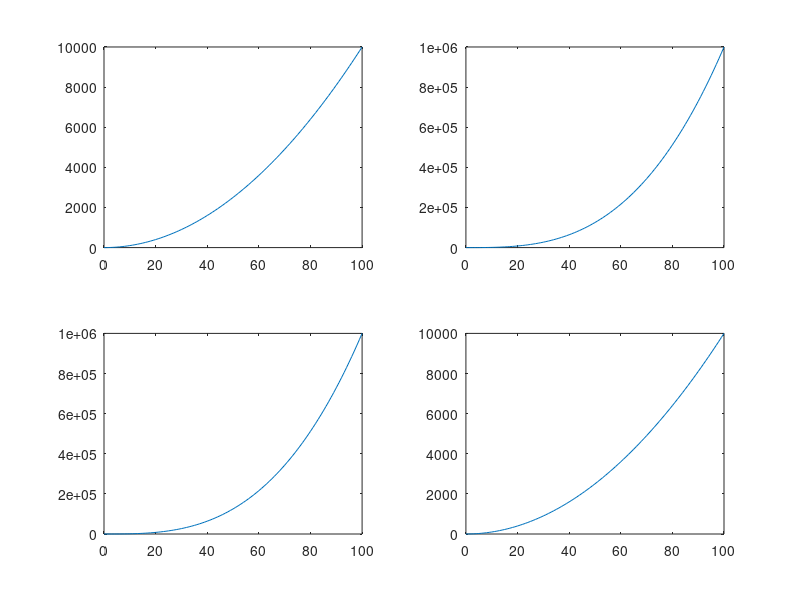

Here is the MATLAB script that generated this plot: (Note: this script raises an error after producing the figure.)
%% Hello World
'Hello World'
% thats a comment

%% Matlab is easy
1 + 1

%% Simple Arithmetics
1/(2+3^2) + (4/5)*(6/7)

%% Predefined Stuff
pi * ans == inf
1+3*i

%% Semicolon
%ends a statement
a = 5.0;

%% Display formats
format short
x = pi
format long 
x
format longe
x

%% who
who
whos

%% User input
x = input('Give me a number ')

%% Useful Commands
%clear all
%clear
%clc
%help help
%help <>
s = 'Matlab is easy'

%% Vectors 
w = [1,2,3,4]  %row vector
v = [1; 2; 3; 4] %column vector
v == w'
x = 0:2:10
v(1:3)
v(3:end)

%% Matrices
A = [1 2 3;4 5 6;7 8 9]
% useful commands
%eye(m,n)
%eye(n)
%zeros(m,n)
%ones(m,n)
%rand(m,n)

%%Basic Matrix operations
B = A([2,1,3],:)
% useful commands
%max()
%min()
%mean()
%size()
%det()
%inv()
%diag

%%Elementwise operations
A * A
A .* A

%%Logical Expressions
%as always

%%find()
index = find(A>7);
A(index)
length(index)

%%Linear equations
A = [1 2 3; 4 5 6 ; 7 8 0];
b = [1;1;1];
format short
%Method 1:
x = A\b

%Method 2: 
x = inv(A)*b

%%Plots
% first simple plot
x = [1 2 3 4 5 6];
y = [3 -1 2 4 5 1];
plot(x,y,'k') %%black line
% adding titles and labels
x = [0:1/10:100]
y = sin(x)
plot(x,y,'r-o')
xlabel('x = 0:2\pi')
ylabel('Sine of x')
title('Sine function')
axis([0,2*pi,-1,1])

%% multiple graphs 
%Method 1:
%just repeating keywords in plot
%Method 2:
%hold on
%plot
%plot
%hold of

%subplots
x = 0:100;
y = x.^2;
yy = x.^3;
subplot(221), plot(x,y)
subplot(222), plot(x,yy)
subplot(223), plot(x,yy)
subplot(224), plot(x,y)

%% Programming in Matlab

%%if else
A = [10, 5, 2, 1];
limit = 5;
if any(A>limit)
    disp('1')
else
    disp('0')
end

%% loops for while works the same
for k = 1:length(A)
    A(k) = NaN
end

%% functions 
%function [outputArg1,outputArg2] = untitled3(inputArg1,inputArg2)
%UNTITLED3 Summary of this function goes here
%   Detailed explanation goes here
%outputArg1 = inputArg1;
%outputArg2 = inputArg2;
%end
X = CostFunction(3,10)
CostFunction(-5,10)